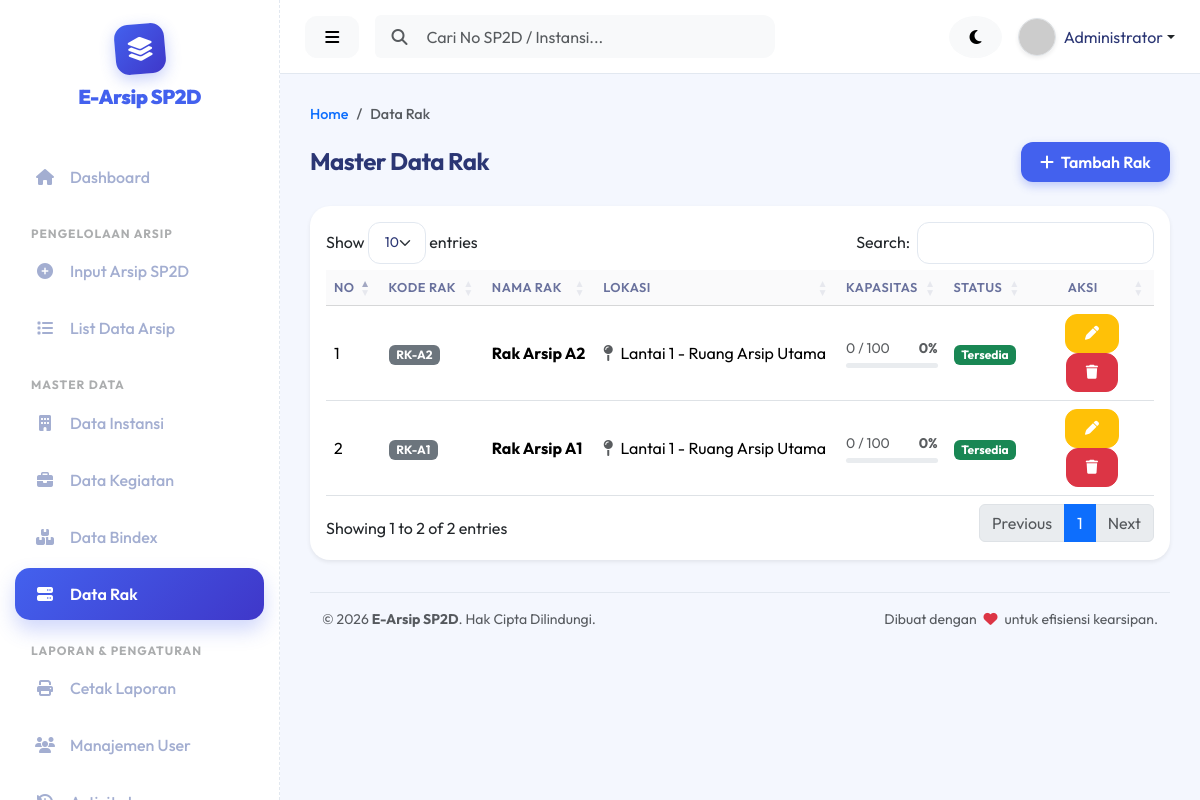
The page /index.php?page=rak (signed in) on the database its author committed.
### tables this page shows
CREATE TABLE `rak` (
  `id` INT(11) AUTO_INCREMENT PRIMARY KEY,
  `kode_rak` VARCHAR(20) NOT NULL UNIQUE,
  `nama_rak` VARCHAR(100) NOT NULL,
  `lokasi` VARCHAR(100) NOT NULL,
  `kapasitas` INT(11) NOT NULL,
  `jumlah_arsip` INT(11) DEFAULT 0,
  `status` ENUM('Tersedia', 'Penuh') DEFAULT 'Tersedia',
  `created_at` TIMESTAMP DEFAULT CURRENT_TIMESTAMP,
  `updated_at` TIMESTAMP DEFAULT CURRENT_TIMESTAMP ON UPDATE CURRENT_TIMESTAMP
);

### config/config.php (called while the page is built, shortened)
<?php
function base_url($path = '') {
    return BASE_URL . $path;
}

### views/master/rak.php (the view, shortened to what this page needs)
<?php include 'views/layout/header.php'; ?>
<?php include 'views/layout/sidebar.php'; ?>
<?php include 'views/layout/navbar.php'; ?>
<nav aria-label="breadcrumb">
  <ol class="breadcrumb">
    <li class="breadcrumb-item"><a href="<?= base_url('index.php?page=dashboard') ?>" class="text-decoration-none">Home</a></li>
    <li class="breadcrumb-item active" aria-current="page">Data Rak</li>
  </ol>
</nav>
<div class="d-flex justify-content-between align-items-center mb-4">
    <h4 class="font-weight-bold mb-0">Master Data Rak</h4>
    <div>
        <button type="button" class="btn btn-primary" data-bs-toggle="modal" data-bs-target="#modalTambah">
            <i class="fa-solid fa-plus me-1"></i> Tambah Rak
        </button>
    </div>
</div>
<div class="card border-0 shadow-sm">
    <div class="card-body">
        <div class="table-responsive">
            <table class="table table-hover align-middle w-100" id="tableRak">
                <thead class="table-light">
                    <tr>
                        <th width="5%">No</th>
                        <th>Kode Rak</th>
                        <th>Nama Rak</th>
                        <th>Lokasi</th>
                        <th>Kapasitas</th>
                        <th>Status</th>
                        <th width="15%" class="text-center">Aksi</th>
                    </tr>
                </thead>
                <tbody>
                    <?php $no = 1; foreach($rakList as $row): ?>
                    <tr>
                        <td><?= $no++ ?></td>
                        <td><span class="badge bg-secondary"><?= htmlspecialchars($row['kode_rak']) ?></span></td>
                        <td><strong><?= htmlspecialchars($row['nama_rak']) ?></strong></td>
                        <td><i class="fa-solid fa-map-pin text-muted me-1"></i> <?= htmlspecialchars($row['lokasi']) ?></td>
                        <td>
                            <?php
                            $kapasitas = $row['kapasitas'] > 0 ? $row['kapasitas'] : 1;
                            $persen = round(($row['jumlah_arsip'] / $kapasitas) * 100);
                            ?>
                            <div class="d-flex justify-content-between align-items-center mb-1">
                                <small class="text-muted"><?= $row['jumlah_arsip'] ?> / <?= $row['kapasitas'] ?></small>
                                <small class="text-muted fw-bold"><?= $persen ?>%</small>
                            </div>
                            <div class="progress" style="height: 5px;">
                            </div>
                        </td>
                        <td>
                            <?php if($row['status'] == 'Tersedia'): ?>
                                <span class="badge bg-success">Tersedia</span>
                            <?php else: ?>
                                <span class="badge bg-danger">Penuh</span>
                            <?php endif; ?>
                        </td>
                        <td class="text-center">
                            <button class="btn btn-sm btn-warning text-white btn-edit"
                                data-id="<?= $row['id'] ?>"
                                data-kode="<?= htmlspecialchars($row['kode_rak']) ?>"
                                data-nama="<?= htmlspecialchars($row['nama_rak']) ?>"
                                data-lokasi="<?= htmlspecialchars($row['lokasi']) ?>"
                                data-kapasitas="<?= $row['kapasitas'] ?>"
                                data-status="<?= $row['status'] ?>"
                                data-bs-toggle="modal" data-bs-target="#modalEdit">
                                <i class="fa-solid fa-pen"></i>
                            </button>
                            <button class="btn btn-sm btn-danger btn-delete" data-id="<?= $row['id'] ?>">
                                <i class="fa-solid fa-trash"></i>
                            </button>
                        </td>
                    </tr>
                    <?php endforeach; ?>
                </tbody>
            </table>
        </div>
    </div>
</div>
<?php
include 'views/layout/footer.php';
?>

### assets/css/style.css (style rules this page uses)
:root { --primary-color: #4361ee; --success-color: #2ecc71; --warning-color: #f39c12; --danger-color: #e74c3c; --bg-color: #f4f7fe; --text-color: #2b3674; --card-bg: #ffffff; --sidebar-bg: #ffffff; --sidebar-text: #a3aed1; --sidebar-hover: #f4f7fe; --sidebar-active: #4361ee; --sidebar-active-text: #ffffff; --border-color: #e2e8f0; --shadow-soft: 0 10px 30px rgba(0, 0, 0, 0.03); --shadow-hover: 0 15px 35px rgba(67, 97, 238, 0.1); }
body { background-color: var(--bg-color); color: var(--text-color); font-family: 'Outfit', sans-serif; transition: background-color 0.4s ease, color 0.4s ease; overflow-x: hidden; }
h1, h2, h3, h4, h5, h6 { font-weight: 700; letter-spacing: -0.5px; }
.card { background-color: var(--card-bg); border: 1px solid var(--border-color); border-radius: 20px; box-shadow: var(--shadow-soft); transition: all 0.3s ease; }
.btn { border-radius: 12px; font-weight: 600; padding: 0.5rem 1.2rem; transition: all 0.3s; }
.btn-primary { background-color: var(--primary-color); border: none; box-shadow: 0 4px 10px rgba(67, 97, 238, 0.3); }
.breadcrumb { font-weight: 500; font-size: 0.9rem; }
.table { color: var(--text-color); }
.table th { font-weight: 600; color: var(--text-color); opacity: 0.7; text-transform: uppercase; font-size: 0.8rem; letter-spacing: 0.5px; }

### rows shown on the page
rak: kode_rak "RK-A2", nama_rak "Rak Arsip A2", lokasi "Lantai 1 - Ruang Arsip Utama", jumlah_arsip "0", kapasitas "100", status "Tersedia"
rak: kode_rak "RK-A1", nama_rak "Rak Arsip A1", lokasi "Lantai 1 - Ruang Arsip Utama", jumlah_arsip "0", kapasitas "100", status "Tersedia"

### other values the page prints
$userName "Administrator"
